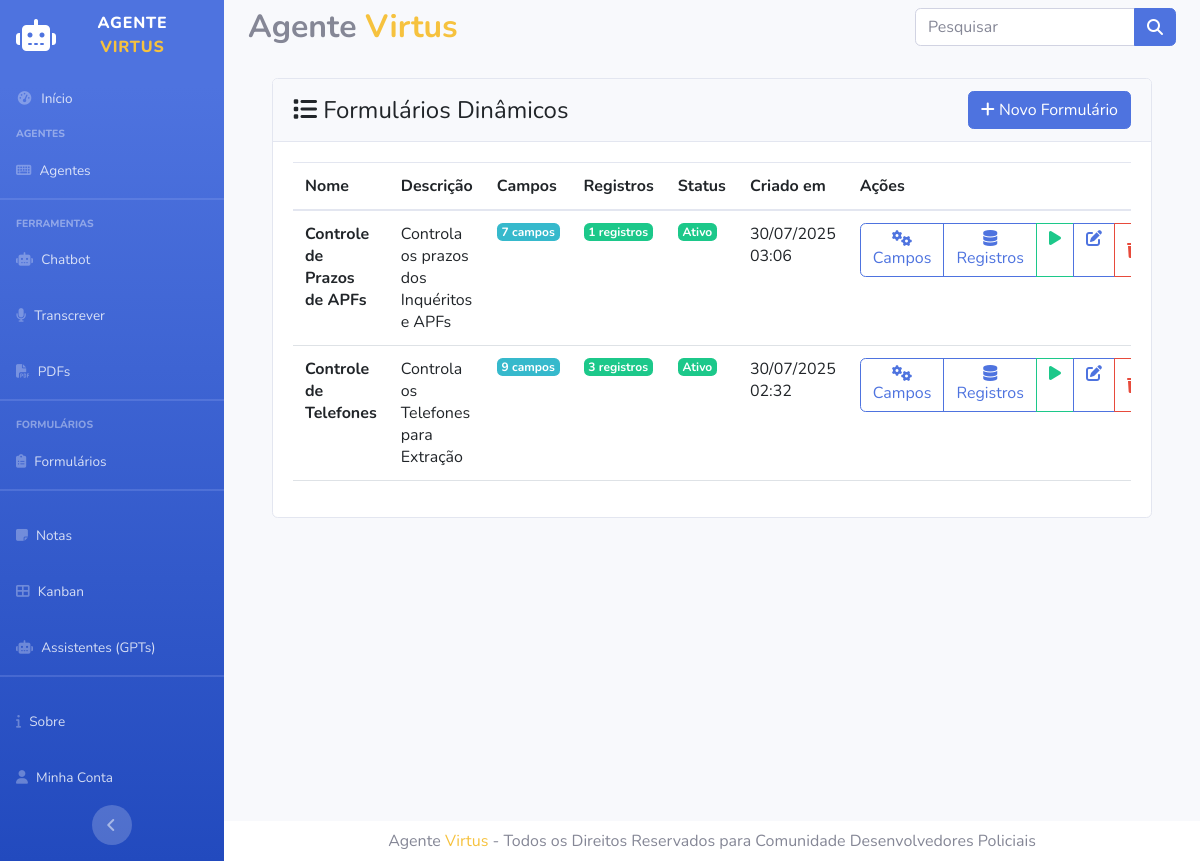
The app's page /formularios with its own data.
### models/models.py (models this page shows, shortened)
class Formulario(db.Model):
    id = db.Column(db.Integer, primary_key=True)
    nome = db.Column(db.String(200), nullable=False)
    descricao = db.Column(db.Text, nullable=True)
    ativo = db.Column(db.Boolean, default=True)
    menu_ordem = db.Column(db.Integer, nullable=True)  # Ordem no menu (0 = não aparece no menu)
    usuario_id = db.Column(db.Integer, db.ForeignKey('usuario.id'), nullable=True)
    criado_em = db.Column(db.DateTime, default=datetime.utcnow)
    atualizado_em = db.Column(db.DateTime, default=datetime.utcnow, onupdate=datetime.utcnow)
    usuario = db.relationship('Usuario', backref=db.backref('formularios', lazy=True))
    campos = db.relationship('CampoFormulario', backref='formulario', lazy=True, cascade='all, delete-orphan', order_by='CampoFormulario.ordem')
    registros = db.relationship('RegistroFormulario', backref='formulario', lazy=True, cascade='all, delete-orphan')

### controllers/FormulariosController.py (the view)
@formularios_bp.route('/formularios')
def index():
    formularios = Formulario.query.order_by(Formulario.criado_em.desc()).all()
    return render_template('formularios/index.html', formularios=formularios)

### app.py (called while the page is built)
@app.before_request
def carregar_menus_dinamicos():
    try:
        menus_dinamicos = EquipeInteligente.query.filter(
            EquipeInteligente.menu_ordem > 0
        ).order_by(EquipeInteligente.menu_ordem).all()
        formularios_dinamicos = Formulario.query.filter(
            Formulario.ativo == True,
            Formulario.menu_ordem > 0
        ).order_by(Formulario.menu_ordem).all()
        app.jinja_env.globals['menus'] = menus_dinamicos
        app.jinja_env.globals['formularios'] = formularios_dinamicos
    except Exception as e:
        app.jinja_env.globals['menus'] = []
        app.jinja_env.globals['formularios'] = []
        print(f"Erro ao carregar menus dinâmicos: {e}")

### templates/formularios/index.html (shortened to what this page needs)
{% extends "layout/base.html" %}
{% block main %}
<div class="container-fluid">
    <div class="row">
        <div class="col-12">
            <div class="card">
                <div class="card-header d-flex justify-content-between align-items-center">
                    <h4 class="mb-0">
                        <i class="fas fa-list"></i> Formulários Dinâmicos
                    </h4>
                    <a href="{{ url_for('formularios.novo') }}" class="btn btn-primary">
                        <i class="fas fa-plus"></i> Novo Formulário
                    </a>
                </div>
                <div class="card-body">
                    {% if formularios %}
                        <div class="table-responsive">
                            <table class="table table-hover">
                                <thead>
                                    <tr>
                                        <th>Nome</th>
                                        <th>Descrição</th>
                                        <th>Campos</th>
                                        <th>Registros</th>
                                        <th>Status</th>
                                        <th>Criado em</th>
                                        <th>Ações</th>
                                    </tr>
                                </thead>
                                <tbody>
                                    {% for formulario in formularios %}
                                    <tr>
                                        <td>
                                            <strong>{{ formulario.nome }}</strong>
                                        </td>
                                        <td>
                                            {% if formulario.descricao %}
                                                {{ formulario.descricao[:50] }}{% if formulario.descricao|length > 50 %}...{% endif %}
                                            {% else %}
                                                <span class="text-muted">Sem descrição</span>
                                            {% endif %}
                                        </td>
                                        <td>
                                            <span class="badge bg-info">{{ formulario.campos|length }} campos</span>
                                        </td>
                                        <td>
                                            <span class="badge bg-success">{{ formulario.registros|length }} registros</span>
                                        </td>
                                        <td>
                                            {% if formulario.ativo %}
                                                <span class="badge bg-success">Ativo</span>
                                            {% else %}
                                                <span class="badge bg-secondary">Inativo</span>
                                            {% endif %}
                                        </td>
                                        <td>
                                            {{ formulario.criado_em.strftime('%d/%m/%Y %H:%M') }}
                                        </td>
                                        <td>
                                            <div class="btn-group" role="group">
                                                <a href="{{ url_for('formularios.campos', id=formulario.id) }}"
                                                   class="btn btn-outline-primary"
                                                   title="Gerenciar Campos">
                                                    <i class="fas fa-cogs"></i> Campos
                                                </a>
                                                <a href="{{ url_for('formularios.registros', id=formulario.id) }}"
                                                   class="btn btn-outline-primary"
                                                   title="Ver Registros">
                                                    <i class="fas fa-database"></i> Registros
                                                </a>
                                                <a href="{{ url_for('formularios.executar', id=formulario.id) }}"
                                                   class="btn btn-outline-success"
                                                   title="Executar Formulário">
                                                    <i class="fas fa-play"></i>
                                                </a>
                                                <a href="{{ url_for('formularios.editar', id=formulario.id) }}"
                                                   class="btn btn-outline-primary"
                                                   title="Editar">
                                                    <i class="fas fa-edit"></i>
                                                </a>
                                                <button type="button"
                                                        class="btn btn-outline-danger"
                                                        title="Excluir"
                                                        onclick="excluirFormulario({{ formulario.id }})">
                                                    <i class="fas fa-trash"></i>
                                                </button>
                                            </div>
                                        </td>
                                    </tr>
                                    {% endfor %}
                                </tbody>
                            </table>
                        </div>
                    {% endif %}
                </div>
            </div>
        </div>
    </div>
</div>
{% endblock %}

### records on screen
Formulario: nome "Controle de Prazos de APFs", descricao "Controla os prazos dos Inquéritos e APFs", campos|length "7", registros|length "1", ativo "Ativo", criado_em "30/07/2025 03:06"
Formulario: nome "Controle de Telefones", descricao "Controla os Telefones para Extração", campos|length "9", registros|length "3", ativo "Ativo", criado_em "30/07/2025 02:32"
